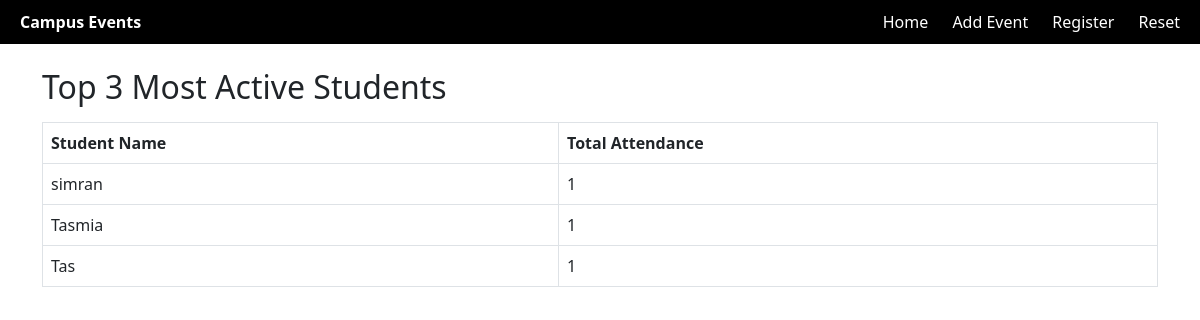
The app's page /reports/top_students with its own data.
### tables this page shows
CREATE TABLE Students (
                        student_id INTEGER PRIMARY KEY AUTOINCREMENT,
                        name TEXT NOT NULL,
                        college_id INTEGER,
                        FOREIGN KEY (college_id) REFERENCES Colleges(college_id)
                    );

### app.py (the view)
@app.route("/reports/top_students")
def report_top_students():
    conn = sqlite3.connect(DATABASE)
    cursor = conn.cursor()
    cursor.execute("""
        SELECT s.name, COUNT(a.attendance_id) AS total_attendance
        FROM Students s
        JOIN Attendance a ON s.student_id = a.student_id
        GROUP BY s.student_id
        ORDER BY total_attendance DESC
        LIMIT 3
    """)
    data = cursor.fetchall()
    conn.close()
    return render_template("report_top_students.html", data=data)

### templates/report_top_students.html (shortened to what this page needs)
{% extends "base.html" %}
{% block content %}
<h2>Top 3 Most Active Students</h2>
<table class="table table-bordered mt-3">
    <thead>
        <tr>
            <th>Student Name</th>
            <th>Total Attendance</th>
        </tr>
    </thead>
    <tbody>
        {% for name, total in data %}
        <tr>
            <td>{{ name }}</td>
            <td>{{ total }}</td>
        </tr>
        {% endfor %}
    </tbody>
</table>
{% endblock %}

### records on screen
Students: name "simran", total "1"
Students: name "Tasmia", total "1"
Students: name "Tas", total "1"
